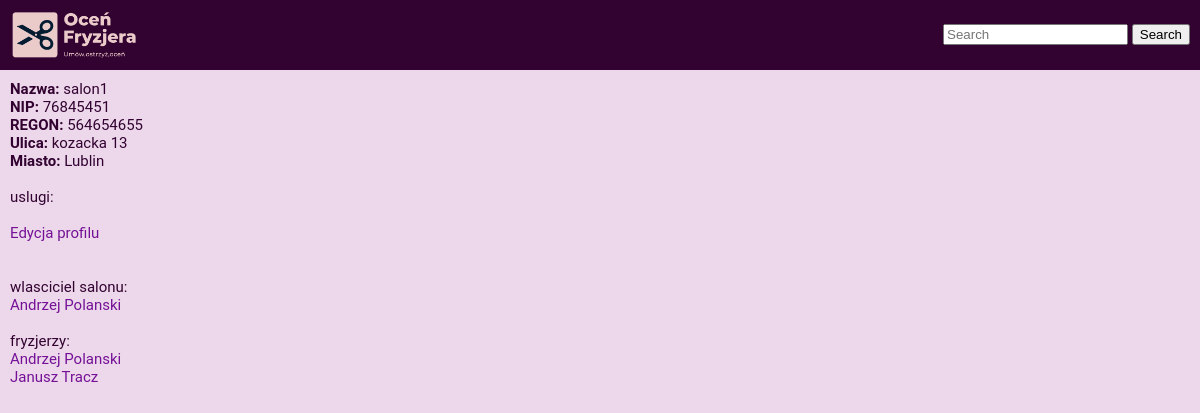
Page /pokaz_salon/1/ on the earlier database version.
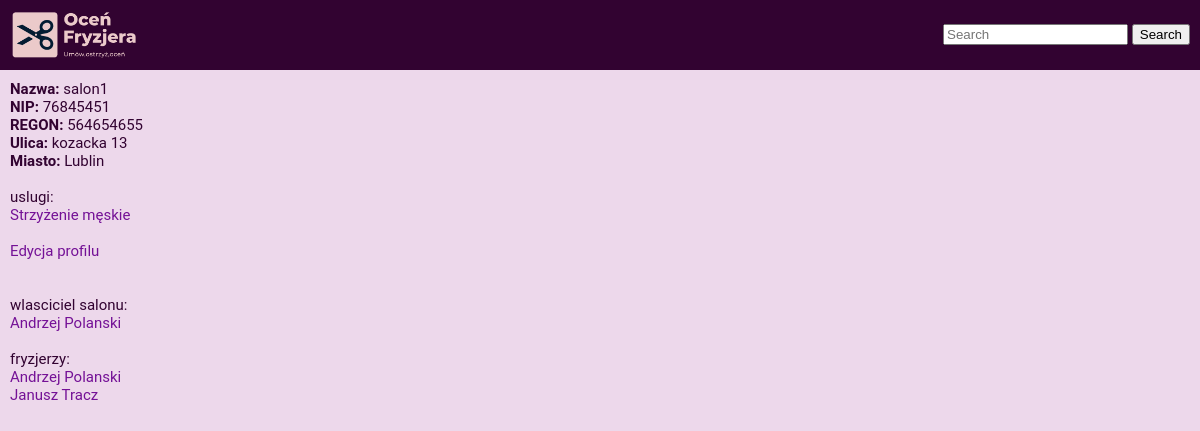
Same page on the later database version.
### main/models.py (models this page shows, shortened)
class Fryzjer(models.Model):
    user = models.ForeignKey(User, on_delete=models.CASCADE)
    imie = models.CharField(max_length=50, null=True)
    nazwisko = models.CharField(max_length=50, null=True)
    srednia_ocena = models.FloatField(blank=True, null=True)
    ulica = models.CharField(max_length=50, blank=True, null=True)
    nr_domu = models.IntegerField(default=0, blank=True, null=True)
    miasto = models.CharField(max_length=50, null=True)
    kod_pocztowy = models.CharField(max_length=20, null=True)
    nr_tel = models.CharField(max_length=20, default='no number')

class Usluga(models.Model):
    salon = models.ManyToManyField(Salon)
    nazwa = models.CharField(max_length=80, null=True)
    opis = models.TextField(null=True, blank=True)
    cena = models.FloatField(default=0, null=True)
    min_czas = models.IntegerField(default=0, null=True)
    max_czas = models.IntegerField(default=0, null=True)

### main/views.py (the view)
def pokaz_salon(request, id):
    salon = get_object_or_404(Salon, id=id)
    fryzjerzy = salon.fryzjer.all()
    wlasciciel = salon.wlasciciel
    uslugi = Usluga.objects.all().filter(salon=salon)
    context = {
        'salon': salon,
        'fryzjerzy': fryzjerzy,
        'wlasciciel': wlasciciel,
        'uslugi': uslugi,
    }
    return render(request, 'main/pokaz_salon.html', context)

### main/templates/main/pokaz_salon.html
{% extends 'main/base.html' %}
{% block content %}
<div><span class="heading">Nazwa:</span> {{salon.nazwa}}</div>
<div><span class="heading">NIP:</span> {{salon.NIP}}</div>
<div><span class="heading">REGON:</span> {{salon.regon}}</div>
<div><span class="heading">Ulica:</span> {{salon.ulica}} {{salon.nr_lokalu}}</div>
<div><span class="heading">Miasto:</span> {{salon.miasto}}</div>
<br>
 uslugi:<br>
{% for usluga in uslugi %}
    <a href="{% url 'pokaz_usluge' usluga.id %}">{{ usluga.nazwa }}</a>
    <br>
{% endfor %}
<br>
<div><a href="{% url 'edytuj_salon' salon.id %}">Edycja profilu</a></div>
    <br><br>
wlasciciel salonu:<br> <a href="{% url 'pokaz_fryzjera' wlasciciel.id %}">{{ wlasciciel.imie }} {{ wlasciciel.nazwisko }}</a>
    <br><br>
    fryzjerzy:<br>
{% for fryzjer in fryzjerzy %}
    <a href="{% url 'pokaz_fryzjera' fryzjer.id %}">{{ fryzjer.imie }} {{ fryzjer.nazwisko }}</a>
    <br>
{% endfor %}
{% endblock %}

Differences in the rows shown:
added Usluga: nazwa "Strzyżenie męskie"
